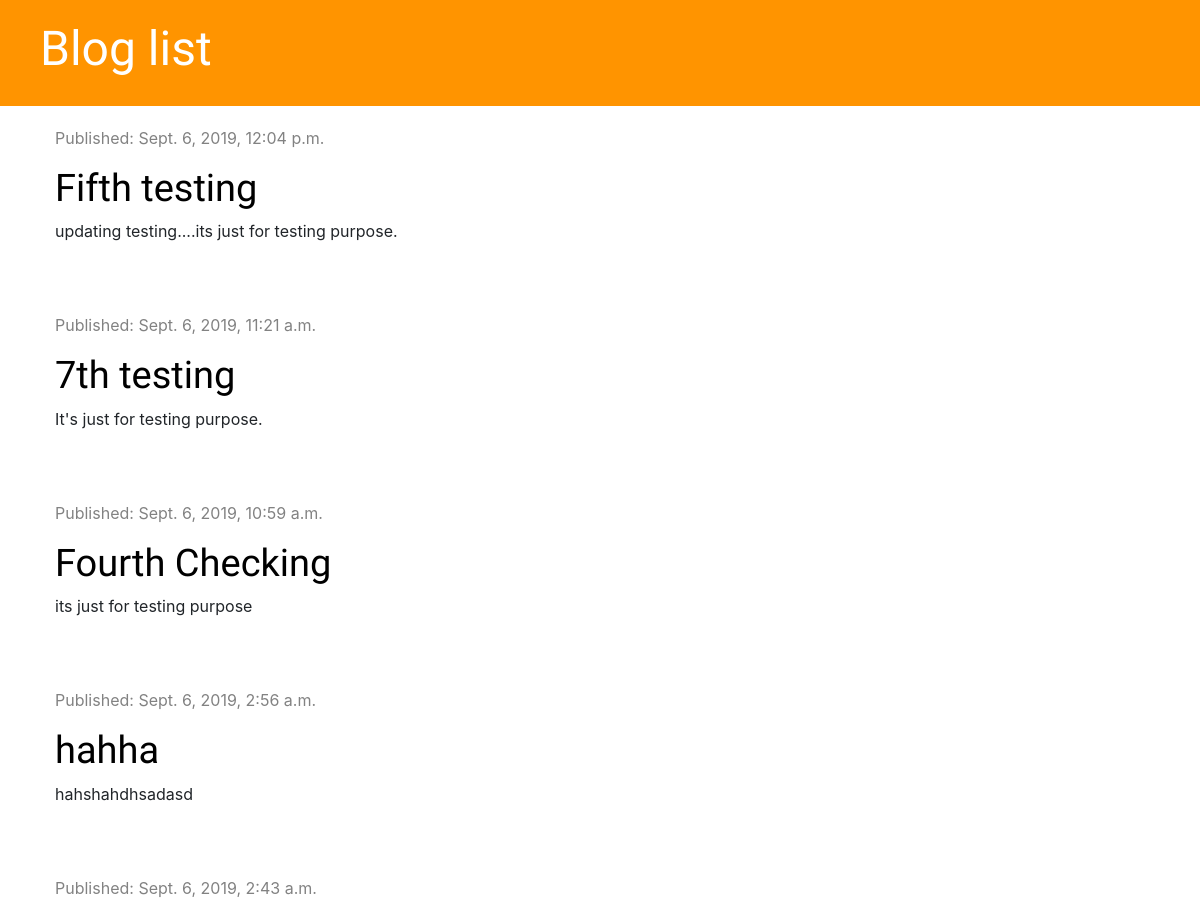
Before: / (upper part) with the older database file.
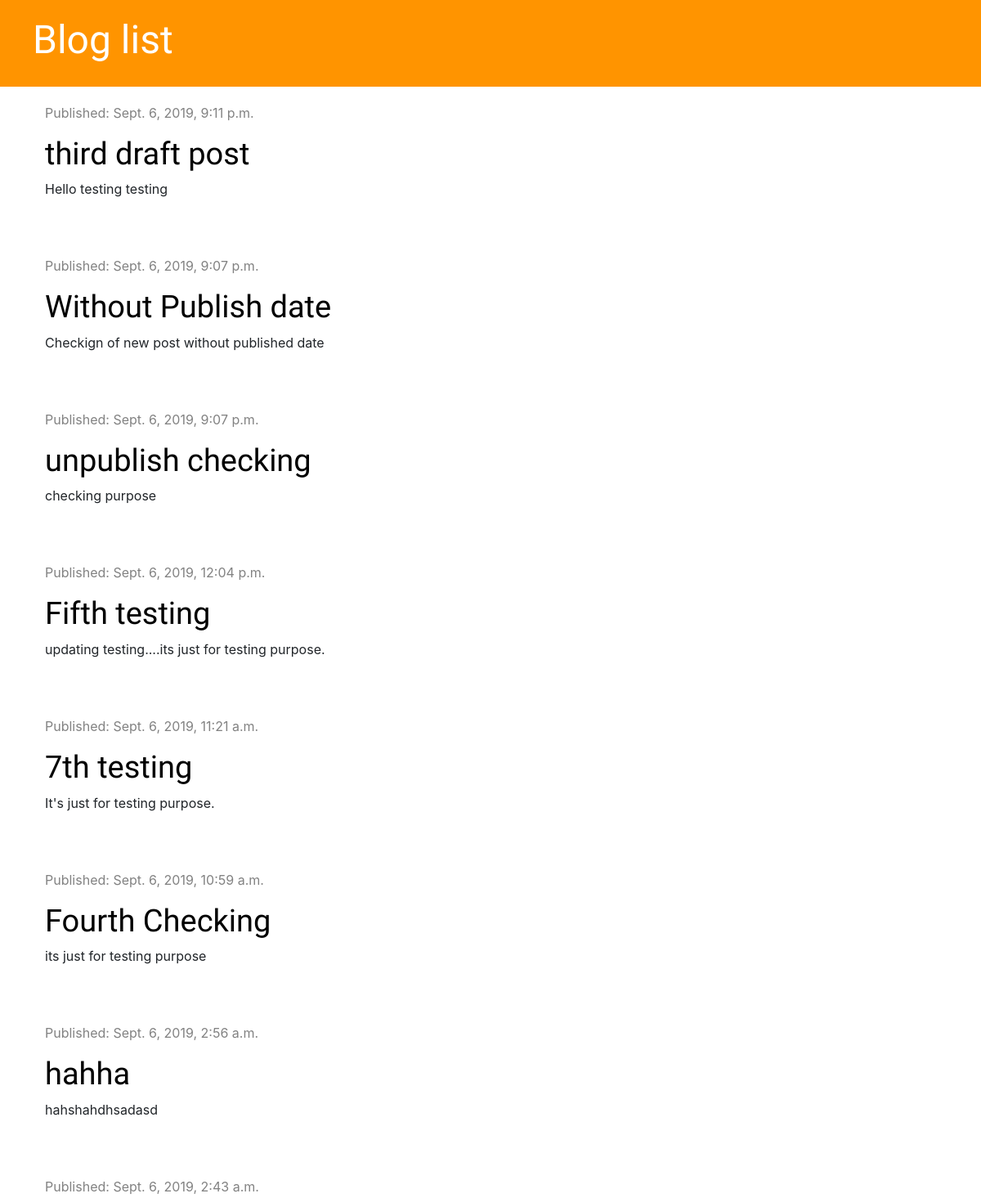
After: the same page with the newer database file.
### blog/models.py (models this page shows, shortened)
class Post(models.Model):
    author = models.ForeignKey('auth.User', on_delete=models.CASCADE)
    title = models.CharField(max_length=200)
    text = models.TextField()
    created_date = models.DateTimeField(default=timezone.now)
    published_date = models.DateTimeField(blank=True, null=True)

### blog/views.py (the view)
# urls.py: path('', views.post_list, name='post_list'),
def post_list(request):
    posts = Post.objects.filter(published_date__lte=timezone.now()).order_by('-published_date')
    stuff_for_frontend = {'posts': posts}
    return render(request, 'blog/post_list.html', stuff_for_frontend)

### blog/templates/blog/post_list.html
{% extends 'blog/base.html' %}
{% block content %}
    {% for post in posts %}
        <div class="post">
            <div class="date">
                <p>Published: {{ post.published_date}}</p>
            </div>
            <h1><a href="{% url 'post_detail' pk=post.pk %}">{{ post.title }}</a></h1>
            <p>{{ post.text }}</p>
        </div>
    {% endfor %}
{% endblock %}

Changed rows visible on the page:
added Post: published_date "Sept. 6, 2019, 9:11 p.m.", title "third draft post", text "Hello testing testing"
added Post: published_date "Sept. 6, 2019, 9:07 p.m.", title "Without Publish date", text "Checkign of new post without published date"
added Post: published_date "Sept. 6, 2019, 9:07 p.m.", title "unpublish checking", text "checking purpose"
